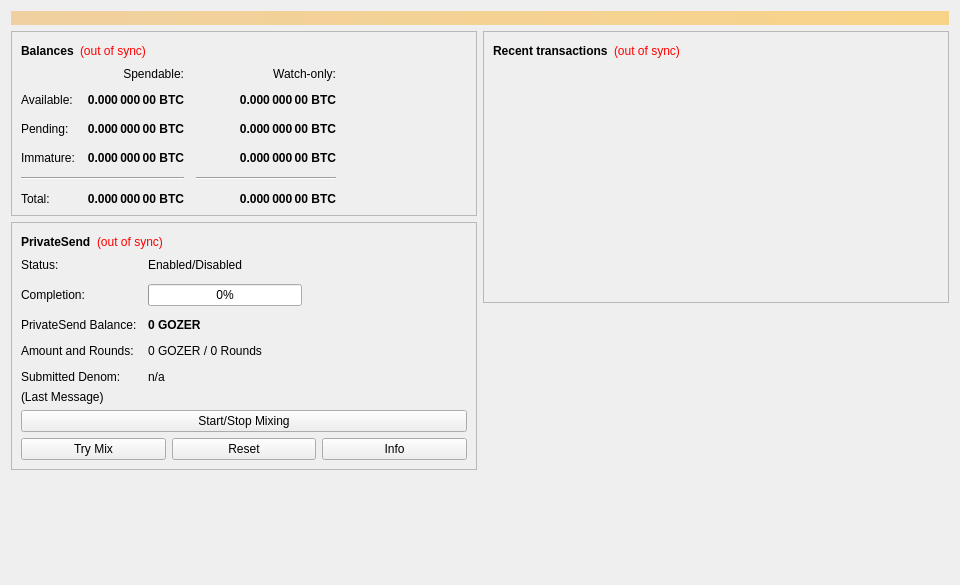
<?xml version="1.0" encoding="UTF-8"?>
<ui version="4.0">
 <class>OverviewPage</class>
 <widget class="QWidget" name="OverviewPage">
  <property name="geometry">
   <rect>
    <x>0</x>
    <y>0</y>
    <width>960</width>
    <height>585</height>
   </rect>
  </property>
  <property name="minimumSize">
   <size>
    <width>960</width>
    <height>0</height>
   </size>
  </property>
  <property name="windowTitle">
   <string>Form</string>
  </property>
  <layout class="QVBoxLayout" name="topLayout">
   <item>
    <widget class="QLabel" name="labelAlerts">
     <property name="visible">
      <bool>false</bool>
     </property>
     <property name="styleSheet">
      <string notr="true">QLabel { background-color: qlineargradient(x1: 0, y1: 0, x2: 1, y2: 0, stop:0 #F0D0A0, stop:1 #F8D488); color:#000000; }</string>
     </property>
     <property name="wordWrap">
      <bool>true</bool>
     </property>
     <property name="margin">
      <number>3</number>
     </property>
     <property name="textInteractionFlags">
      <set>Qt::TextSelectableByMouse</set>
     </property>
    </widget>
   </item>
   <item>
    <layout class="QHBoxLayout" name="horizontalLayout" stretch="1,1">
     <item>
      <layout class="QVBoxLayout" name="verticalLayout_2">
       <item>
        <widget class="QFrame" name="frame">
         <property name="frameShape">
          <enum>QFrame::StyledPanel</enum>
         </property>
         <property name="frameShadow">
          <enum>QFrame::Raised</enum>
         </property>
         <layout class="QVBoxLayout" name="verticalLayout_4">
          <item>
           <layout class="QHBoxLayout" name="horizontalLayout_4">
            <item>
             <widget class="QLabel" name="label_5">
              <property name="font">
               <font>
                <weight>75</weight>
                <bold>true</bold>
               </font>
              </property>
              <property name="text">
               <string>Balances</string>
              </property>
             </widget>
            </item>
            <item>
             <widget class="QLabel" name="labelWalletStatus">
              <property name="toolTip">
               <string>The displayed information may be out of date. Your wallet automatically synchronizes with the Gozer network after a connection is established, but this process has not completed yet.</string>
              </property>
              <property name="styleSheet">
               <string notr="true">QLabel { color: red; }</string>
              </property>
              <property name="text">
               <string notr="true">(out of sync)</string>
              </property>
              <property name="alignment">
               <set>Qt::AlignLeading|Qt::AlignLeft|Qt::AlignVCenter</set>
              </property>
             </widget>
            </item>
            <item>
             <spacer name="horizontalSpacer_3">
              <property name="orientation">
               <enum>Qt::Horizontal</enum>
              </property>
              <property name="sizeHint" stdset="0">
               <size>
                <width>40</width>
                <height>20</height>
               </size>
              </property>
             </spacer>
            </item>
           </layout>
          </item>
          <item>
           <layout class="QGridLayout" name="gridLayout">
            <property name="spacing">
             <number>12</number>
            </property>
            <item row="2" column="2">
             <widget class="QLabel" name="labelWatchPending">
              <property name="font">
               <font>
                <weight>75</weight>
                <bold>true</bold>
               </font>
              </property>
              <property name="cursor">
               <cursorShape>IBeamCursor</cursorShape>
              </property>
              <property name="toolTip">
               <string>Unconfirmed transactions to watch-only addresses</string>
              </property>
              <property name="text">
               <string notr="true">0.000 000 00 BTC</string>
              </property>
              <property name="alignment">
               <set>Qt::AlignRight|Qt::AlignTrailing|Qt::AlignVCenter</set>
              </property>
              <property name="textInteractionFlags">
               <set>Qt::LinksAccessibleByMouse|Qt::TextSelectableByKeyboard|Qt::TextSelectableByMouse</set>
              </property>
             </widget>
            </item>
            <item row="2" column="1">
             <widget class="QLabel" name="labelUnconfirmed">
              <property name="font">
               <font>
                <weight>75</weight>
                <bold>true</bold>
               </font>
              </property>
              <property name="cursor">
               <cursorShape>IBeamCursor</cursorShape>
              </property>
              <property name="toolTip">
               <string>Total of transactions that have yet to be confirmed, and do not yet count toward the spendable balance</string>
              </property>
              <property name="text">
               <string notr="true">0.000 000 00 BTC</string>
              </property>
              <property name="alignment">
               <set>Qt::AlignRight|Qt::AlignTrailing|Qt::AlignVCenter</set>
              </property>
              <property name="textInteractionFlags">
               <set>Qt::LinksAccessibleByMouse|Qt::TextSelectableByKeyboard|Qt::TextSelectableByMouse</set>
              </property>
             </widget>
            </item>
            <item row="3" column="2">
             <widget class="QLabel" name="labelWatchImmature">
              <property name="font">
               <font>
                <weight>75</weight>
                <bold>true</bold>
               </font>
              </property>
              <property name="cursor">
               <cursorShape>IBeamCursor</cursorShape>
              </property>
              <property name="toolTip">
               <string>Mined balance in watch-only addresses that has not yet matured</string>
              </property>
              <property name="text">
               <string notr="true">0.000 000 00 BTC</string>
              </property>
              <property name="alignment">
               <set>Qt::AlignRight|Qt::AlignTrailing|Qt::AlignVCenter</set>
              </property>
              <property name="textInteractionFlags">
               <set>Qt::LinksAccessibleByMouse|Qt::TextSelectableByKeyboard|Qt::TextSelectableByMouse</set>
              </property>
             </widget>
            </item>
            <item row="4" column="0" colspan="2">
             <widget class="Line" name="lineSpendableBalance">
              <property name="orientation">
               <enum>Qt::Horizontal</enum>
              </property>
             </widget>
            </item>
            <item row="4" column="2">
             <widget class="Line" name="lineWatchBalance">
              <property name="sizePolicy">
               <sizepolicy hsizetype="Preferred" vsizetype="Fixed">
                <horstretch>0</horstretch>
                <verstretch>0</verstretch>
               </sizepolicy>
              </property>
              <property name="minimumSize">
               <size>
                <width>140</width>
                <height>0</height>
               </size>
              </property>
              <property name="orientation">
               <enum>Qt::Horizontal</enum>
              </property>
             </widget>
            </item>
            <item row="5" column="0">
             <widget class="QLabel" name="labelTotalText">
              <property name="text">
               <string>Total:</string>
              </property>
             </widget>
            </item>
            <item row="3" column="1">
             <widget class="QLabel" name="labelImmature">
              <property name="font">
               <font>
                <weight>75</weight>
                <bold>true</bold>
               </font>
              </property>
              <property name="cursor">
               <cursorShape>IBeamCursor</cursorShape>
              </property>
              <property name="toolTip">
               <string>Mined balance that has not yet matured</string>
              </property>
              <property name="text">
               <string notr="true">0.000 000 00 BTC</string>
              </property>
              <property name="alignment">
               <set>Qt::AlignRight|Qt::AlignTrailing|Qt::AlignVCenter</set>
              </property>
              <property name="textInteractionFlags">
               <set>Qt::LinksAccessibleByMouse|Qt::TextSelectableByKeyboard|Qt::TextSelectableByMouse</set>
              </property>
             </widget>
            </item>
            <item row="2" column="3">
             <spacer name="horizontalSpacer_2">
              <property name="orientation">
               <enum>Qt::Horizontal</enum>
              </property>
              <property name="sizeHint" stdset="0">
               <size>
                <width>40</width>
                <height>20</height>
               </size>
              </property>
             </spacer>
            </item>
            <item row="3" column="0">
             <widget class="QLabel" name="labelImmatureText">
              <property name="text">
               <string>Immature:</string>
              </property>
             </widget>
            </item>
            <item row="5" column="1">
             <widget class="QLabel" name="labelTotal">
              <property name="font">
               <font>
                <weight>75</weight>
                <bold>true</bold>
               </font>
              </property>
              <property name="cursor">
               <cursorShape>IBeamCursor</cursorShape>
              </property>
              <property name="toolTip">
               <string>Your current total balance</string>
              </property>
              <property name="text">
               <string notr="true">0.000 000 00 BTC</string>
              </property>
              <property name="alignment">
               <set>Qt::AlignRight|Qt::AlignTrailing|Qt::AlignVCenter</set>
              </property>
              <property name="textInteractionFlags">
               <set>Qt::LinksAccessibleByMouse|Qt::TextSelectableByKeyboard|Qt::TextSelectableByMouse</set>
              </property>
             </widget>
            </item>
            <item row="5" column="2">
             <widget class="QLabel" name="labelWatchTotal">
              <property name="font">
               <font>
                <weight>75</weight>
                <bold>true</bold>
               </font>
              </property>
              <property name="cursor">
               <cursorShape>IBeamCursor</cursorShape>
              </property>
              <property name="toolTip">
               <string>Current total balance in watch-only addresses</string>
              </property>
              <property name="text">
               <string notr="true">0.000 000 00 BTC</string>
              </property>
              <property name="alignment">
               <set>Qt::AlignRight|Qt::AlignTrailing|Qt::AlignVCenter</set>
              </property>
              <property name="textInteractionFlags">
               <set>Qt::LinksAccessibleByMouse|Qt::TextSelectableByKeyboard|Qt::TextSelectableByMouse</set>
              </property>
             </widget>
            </item>
            <item row="0" column="2">
             <widget class="QLabel" name="labelWatchonly">
              <property name="text">
               <string>Watch-only:</string>
              </property>
              <property name="alignment">
               <set>Qt::AlignRight|Qt::AlignTrailing|Qt::AlignVCenter</set>
              </property>
             </widget>
            </item>
            <item row="1" column="0">
             <widget class="QLabel" name="labelBalanceText">
              <property name="text">
               <string>Available:</string>
              </property>
             </widget>
            </item>
            <item row="1" column="1">
             <widget class="QLabel" name="labelBalance">
              <property name="font">
               <font>
                <weight>75</weight>
                <bold>true</bold>
               </font>
              </property>
              <property name="cursor">
               <cursorShape>IBeamCursor</cursorShape>
              </property>
              <property name="toolTip">
               <string>Your current spendable balance</string>
              </property>
              <property name="text">
               <string notr="true">0.000 000 00 BTC</string>
              </property>
              <property name="alignment">
               <set>Qt::AlignRight|Qt::AlignTrailing|Qt::AlignVCenter</set>
              </property>
              <property name="textInteractionFlags">
               <set>Qt::LinksAccessibleByMouse|Qt::TextSelectableByKeyboard|Qt::TextSelectableByMouse</set>
              </property>
             </widget>
            </item>
            <item row="1" column="2">
             <widget class="QLabel" name="labelWatchAvailable">
              <property name="font">
               <font>
                <weight>75</weight>
                <bold>true</bold>
               </font>
              </property>
              <property name="cursor">
               <cursorShape>IBeamCursor</cursorShape>
              </property>
              <property name="toolTip">
               <string>Your current balance in watch-only addresses</string>
              </property>
              <property name="text">
               <string notr="true">0.000 000 00 BTC</string>
              </property>
              <property name="alignment">
               <set>Qt::AlignRight|Qt::AlignTrailing|Qt::AlignVCenter</set>
              </property>
              <property name="textInteractionFlags">
               <set>Qt::LinksAccessibleByMouse|Qt::TextSelectableByKeyboard|Qt::TextSelectableByMouse</set>
              </property>
             </widget>
            </item>
            <item row="2" column="0">
             <widget class="QLabel" name="labelPendingText">
              <property name="text">
               <string>Pending:</string>
              </property>
             </widget>
            </item>
            <item row="0" column="1">
             <widget class="QLabel" name="labelSpendable">
              <property name="text">
               <string>Spendable:</string>
              </property>
              <property name="alignment">
               <set>Qt::AlignRight|Qt::AlignTrailing|Qt::AlignVCenter</set>
              </property>
             </widget>
            </item>
           </layout>
          </item>
         </layout>
        </widget>
       </item>
       <item>
        <widget class="QFrame" name="framePrivateSend">
         <property name="layoutDirection">
          <enum>Qt::LeftToRight</enum>
         </property>
         <property name="frameShape">
          <enum>QFrame::StyledPanel</enum>
         </property>
         <property name="frameShadow">
          <enum>QFrame::Raised</enum>
         </property>
         <layout class="QVBoxLayout" name="VerticalLayout_PS1">
          <item>
           <layout class="QHBoxLayout" name="horizontalLayout_5">
            <item>
             <widget class="QLabel" name="labelPrivateSendHeader">
              <property name="font">
               <font>
                <weight>75</weight>
                <bold>true</bold>
               </font>
              </property>
              <property name="text">
               <string>PrivateSend</string>
              </property>
             </widget>
            </item>
            <item>
             <widget class="QLabel" name="labelPrivateSendSyncStatus">
              <property name="toolTip">
               <string>The displayed information may be out of date. Your wallet automatically synchronizes with the Gozer network after a connection is established, but this process has not completed yet.</string>
              </property>
              <property name="styleSheet">
               <string notr="true">QLabel { color: red; }</string>
              </property>
              <property name="text">
               <string notr="true">(out of sync)</string>
              </property>
              <property name="alignment">
               <set>Qt::AlignLeading|Qt::AlignLeft|Qt::AlignVCenter</set>
              </property>
             </widget>
            </item>
            <item>
             <spacer name="horizontalSpacer_4">
              <property name="orientation">
               <enum>Qt::Horizontal</enum>
              </property>
              <property name="sizeHint" stdset="0">
               <size>
                <width>40</width>
                <height>20</height>
               </size>
              </property>
             </spacer>
            </item>
           </layout>
          </item>
          <item>
           <layout class="QFormLayout" name="privateSendFormLayout">
            <property name="fieldGrowthPolicy">
             <enum>QFormLayout::AllNonFixedFieldsGrow</enum>
            </property>
            <property name="horizontalSpacing">
             <number>11</number>
            </property>
            <property name="verticalSpacing">
             <number>12</number>
            </property>
            <item row="0" column="0">
             <widget class="QLabel" name="labelPrivateSendEnabledText">
              <property name="text">
               <string>Status:</string>
              </property>
             </widget>
            </item>
            <item row="0" column="1">
             <widget class="QLabel" name="labelPrivateSendEnabled">
              <property name="text">
               <string>Enabled/Disabled</string>
              </property>
             </widget>
            </item>
            <item row="1" column="0">
             <widget class="QLabel" name="labelCompletitionText">
              <property name="text">
               <string>Completion:</string>
              </property>
             </widget>
            </item>
            <item row="1" column="1">
             <widget class="QProgressBar" name="privateSendProgress">
              <property name="maximumSize">
               <size>
                <width>154</width>
                <height>16777215</height>
               </size>
              </property>
              <property name="value">
               <number>0</number>
              </property>
             </widget>
            </item>
            <item row="2" column="0">
             <widget class="QLabel" name="labelAnonymizedText">
              <property name="text">
               <string>PrivateSend Balance:</string>
              </property>
             </widget>
            </item>
            <item row="2" column="1">
             <widget class="QLabel" name="labelAnonymized">
              <property name="font">
               <font>
                <weight>75</weight>
                <bold>true</bold>
               </font>
              </property>
              <property name="text">
               <string notr="true">0 GOZER</string>
              </property>
             </widget>
            </item>
            <item row="3" column="0">
             <widget class="QLabel" name="labelAmountAndRoundsText">
              <property name="text">
               <string>Amount and Rounds:</string>
              </property>
             </widget>
            </item>
            <item row="3" column="1">
             <widget class="QLabel" name="labelAmountRounds">
              <property name="text">
               <string>0 GOZER / 0 Rounds</string>
              </property>
             </widget>
            </item>
            <item row="4" column="0">
             <widget class="QLabel" name="labelSubmittedDenomText">
              <property name="text">
               <string>Submitted Denom:</string>
              </property>
             </widget>
            </item>
            <item row="4" column="1">
             <widget class="QLabel" name="labelSubmittedDenom">
              <property name="toolTip">
               <string>The denominations you submitted to the Masternode.&lt;br&gt;To mix, other users must submit the exact same denominations.</string>
              </property>
              <property name="text">
               <string>n/a</string>
              </property>
             </widget>
            </item>
           </layout>
          </item>
          <item>
           <layout class="QVBoxLayout" name="VerticalLayout_PS">
            <item>
             <widget class="QLabel" name="labelPrivateSendLastMessage">
              <property name="text">
               <string>(Last Message)</string>
              </property>
              <property name="alignment">
               <set>Qt::AlignLeading|Qt::AlignLeft|Qt::AlignTop</set>
              </property>
              <property name="wordWrap">
               <bool>true</bool>
              </property>
             </widget>
            </item>
            <item>
             <widget class="QPushButton" name="togglePrivateSend">
              <property name="sizePolicy">
               <sizepolicy hsizetype="MinimumExpanding" vsizetype="Fixed">
                <horstretch>0</horstretch>
                <verstretch>0</verstretch>
               </sizepolicy>
              </property>
              <property name="text">
               <string>Start/Stop Mixing</string>
              </property>
             </widget>
            </item>
            <item>
             <layout class="QHBoxLayout" name="horizontalLayout_debugbuttons">
              <item>
               <widget class="QPushButton" name="privateSendAuto">
                <property name="sizePolicy">
                 <sizepolicy hsizetype="MinimumExpanding" vsizetype="Fixed">
                  <horstretch>0</horstretch>
                  <verstretch>0</verstretch>
                 </sizepolicy>
                </property>
                <property name="toolTip">
                 <string>Try to manually submit a PrivateSend request.</string>
                </property>
                <property name="text">
                 <string>Try Mix</string>
                </property>
               </widget>
              </item>
              <item>
               <widget class="QPushButton" name="privateSendReset">
                <property name="sizePolicy">
                 <sizepolicy hsizetype="MinimumExpanding" vsizetype="Fixed">
                  <horstretch>0</horstretch>
                  <verstretch>0</verstretch>
                 </sizepolicy>
                </property>
                <property name="toolTip">
                 <string>Reset the current status of PrivateSend (can interrupt PrivateSend if it's in the process of Mixing, which can cost you money!)</string>
                </property>
                <property name="autoFillBackground">
                 <bool>false</bool>
                </property>
                <property name="text">
                 <string>Reset</string>
                </property>
               </widget>
              </item>
              <item>
               <widget class="QPushButton" name="privateSendInfo">
                <property name="sizePolicy">
                 <sizepolicy hsizetype="MinimumExpanding" vsizetype="Fixed">
                  <horstretch>0</horstretch>
                  <verstretch>0</verstretch>
                 </sizepolicy>
                </property>
                <property name="toolTip">
                 <string>Information about PrivateSend and Mixing</string>
                </property>
                <property name="text">
                 <string>Info</string>
                </property>
               </widget>
              </item>
             </layout>
            </item>
           </layout>
          </item>
         </layout>
        </widget>
       </item>
       <item>
        <spacer name="verticalSpacer">
         <property name="orientation">
          <enum>Qt::Vertical</enum>
         </property>
         <property name="sizeHint" stdset="0">
          <size>
           <width>20</width>
           <height>40</height>
          </size>
         </property>
        </spacer>
       </item>
      </layout>
     </item>
     <item>
      <layout class="QVBoxLayout" name="verticalLayout_3">
       <item>
        <widget class="QFrame" name="frame_2">
         <property name="frameShape">
          <enum>QFrame::StyledPanel</enum>
         </property>
         <property name="frameShadow">
          <enum>QFrame::Raised</enum>
         </property>
         <layout class="QVBoxLayout" name="verticalLayout">
          <item>
           <layout class="QHBoxLayout" name="horizontalLayout_2">
            <item>
             <widget class="QLabel" name="label_4">
              <property name="font">
               <font>
                <weight>75</weight>
                <bold>true</bold>
               </font>
              </property>
              <property name="text">
               <string>Recent transactions</string>
              </property>
             </widget>
            </item>
            <item>
             <widget class="QLabel" name="labelTransactionsStatus">
              <property name="toolTip">
               <string>The displayed information may be out of date. Your wallet automatically synchronizes with the Gozer network after a connection is established, but this process has not completed yet.</string>
              </property>
              <property name="styleSheet">
               <string notr="true">QLabel { color: red; }</string>
              </property>
              <property name="text">
               <string notr="true">(out of sync)</string>
              </property>
              <property name="alignment">
               <set>Qt::AlignLeading|Qt::AlignLeft|Qt::AlignVCenter</set>
              </property>
             </widget>
            </item>
            <item>
             <spacer name="horizontalSpacer">
              <property name="orientation">
               <enum>Qt::Horizontal</enum>
              </property>
              <property name="sizeHint" stdset="0">
               <size>
                <width>40</width>
                <height>20</height>
               </size>
              </property>
             </spacer>
            </item>
           </layout>
          </item>
          <item>
           <widget class="QListView" name="listTransactions">
            <property name="styleSheet">
             <string notr="true">QListView { background: transparent; }</string>
            </property>
            <property name="frameShape">
             <enum>QFrame::NoFrame</enum>
            </property>
            <property name="verticalScrollBarPolicy">
             <enum>Qt::ScrollBarAlwaysOff</enum>
            </property>
            <property name="horizontalScrollBarPolicy">
             <enum>Qt::ScrollBarAlwaysOff</enum>
            </property>
            <property name="selectionMode">
             <enum>QAbstractItemView::NoSelection</enum>
            </property>
           </widget>
          </item>
         </layout>
        </widget>
       </item>
       <item>
        <spacer name="verticalSpacer_2">
         <property name="orientation">
          <enum>Qt::Vertical</enum>
         </property>
         <property name="sizeHint" stdset="0">
          <size>
           <width>20</width>
           <height>40</height>
          </size>
         </property>
        </spacer>
       </item>
      </layout>
     </item>
    </layout>
   </item>
  </layout>
 </widget>
 <resources/>
 <connections/>
</ui>
